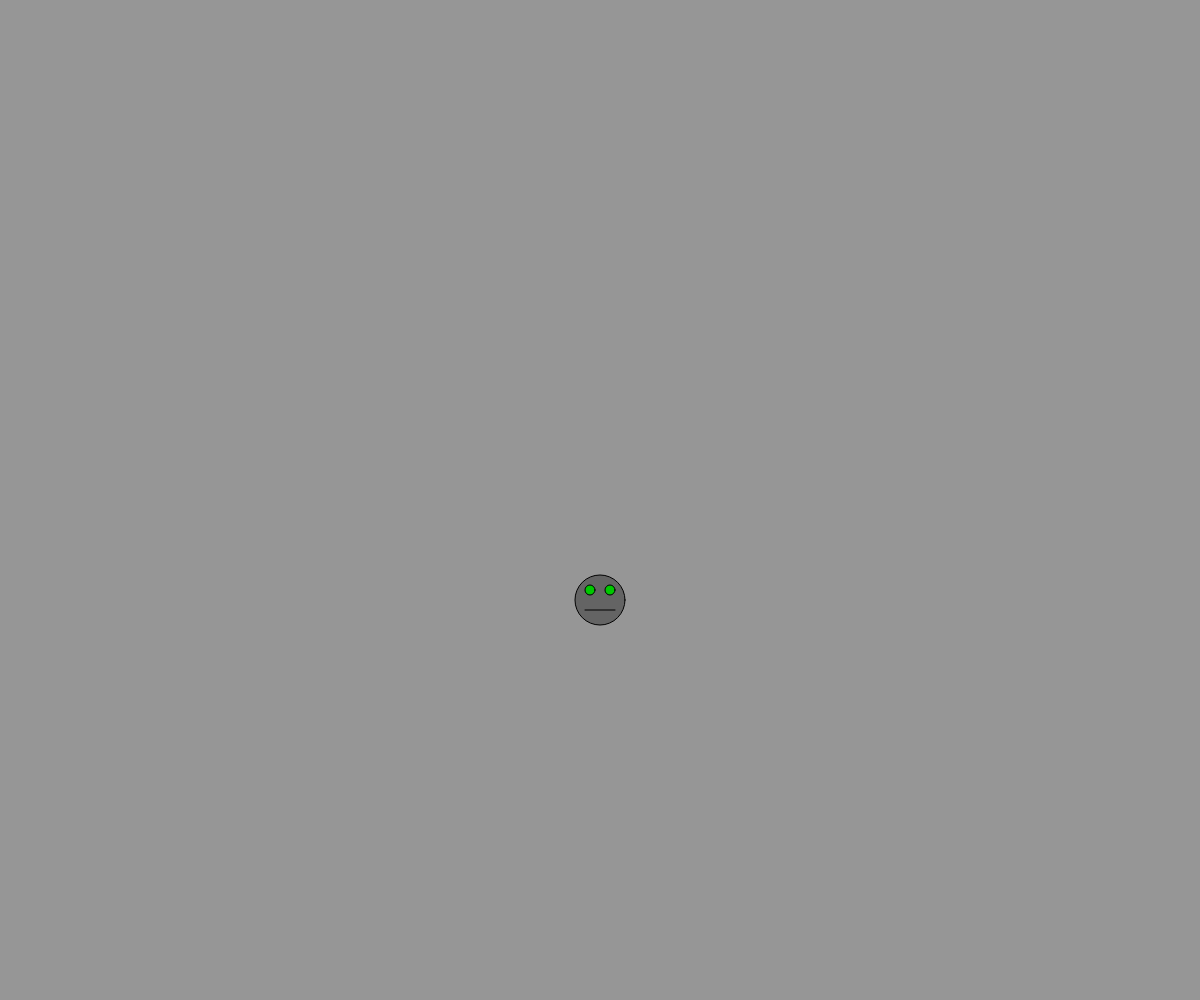
Frame 1 (no input)
Frame 60 (no input): identical to frame 1, image omitted
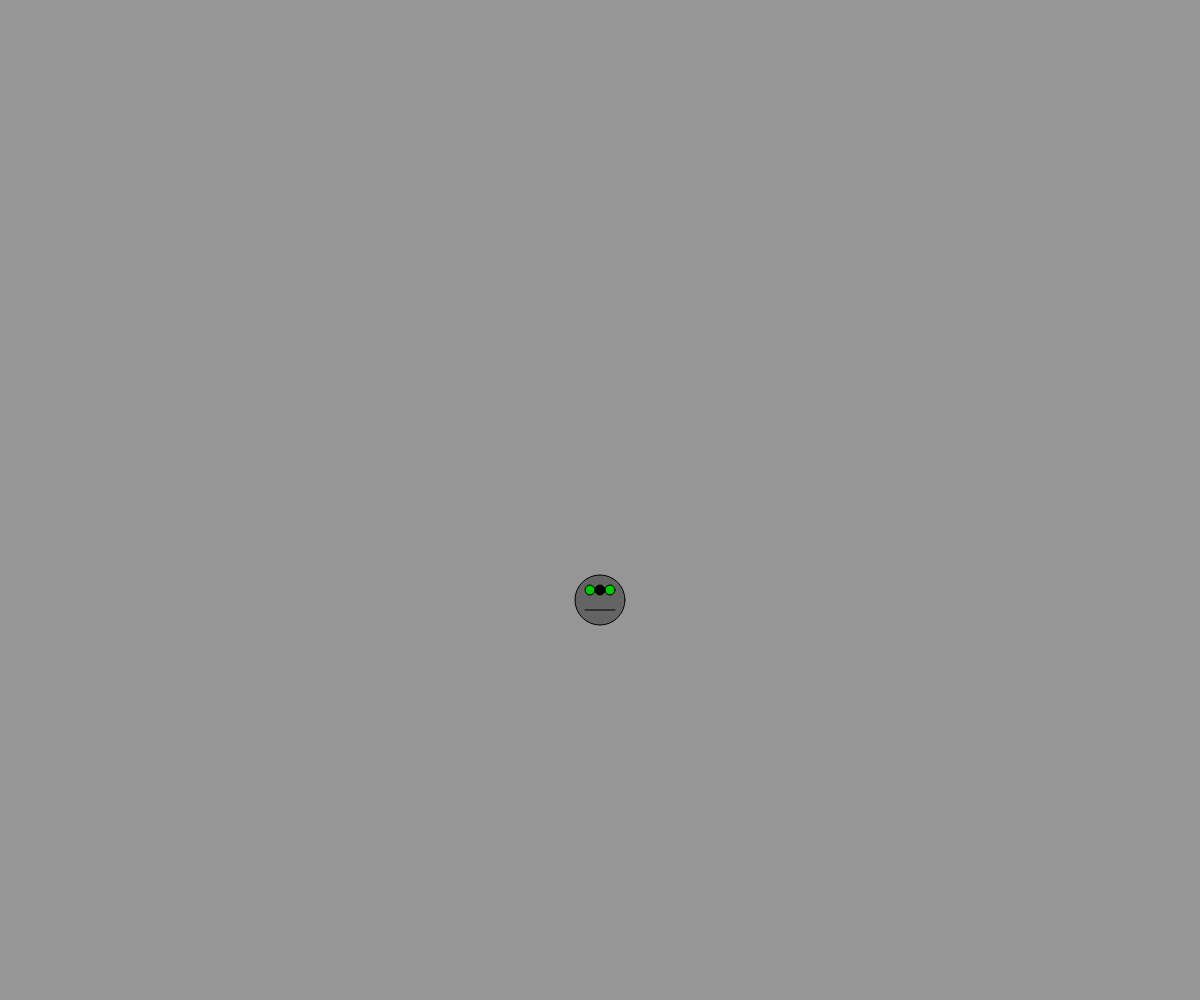
Frame 120 (the mouse pressed at the canvas centre since frame 60)

The p5.js sketch that drew these frames (run headless with seeded random() and noise() and a simulated clock; from frame 60 on, the mouse is pressed at the canvas centre):

// p5.js sketch
// ── sketch.js
// Project Title
// Your Name
// Date
//
// Extra for Experts:
// - describe what you did to take this project "above and beyond"
let x,y;

function setup() {
  createCanvas(windowWidth, windowHeight);
  x = width/2;
  y = width/2;
}

function draw() {
  background(150);
  charactor(x, y);
}


function keyPressed(){
  if (keyCode === LEFT_ARROW){
    x -= 10;
  }
  else if (keyCode === RIGHT_ARROW){
    x += 10;
  }
}






function charactor( x ,y ) {
  fill(100);
  strokeWeight(1);
  ellipse(x,y,50,50); //head
  fill(0,200,0);
  ellipse( x - 10,y - 10, 10, 10); // left eye
  ellipse(x + 10,y - 10, 10, 10); // right eye
  if (mouseIsPressed){
    fill(0)
    ellipse(x, y-10, 10, 10)
}
  strokeWeight(1);
  line(x - 15, y + 10, x + 15, y + 10); // mouth
}
